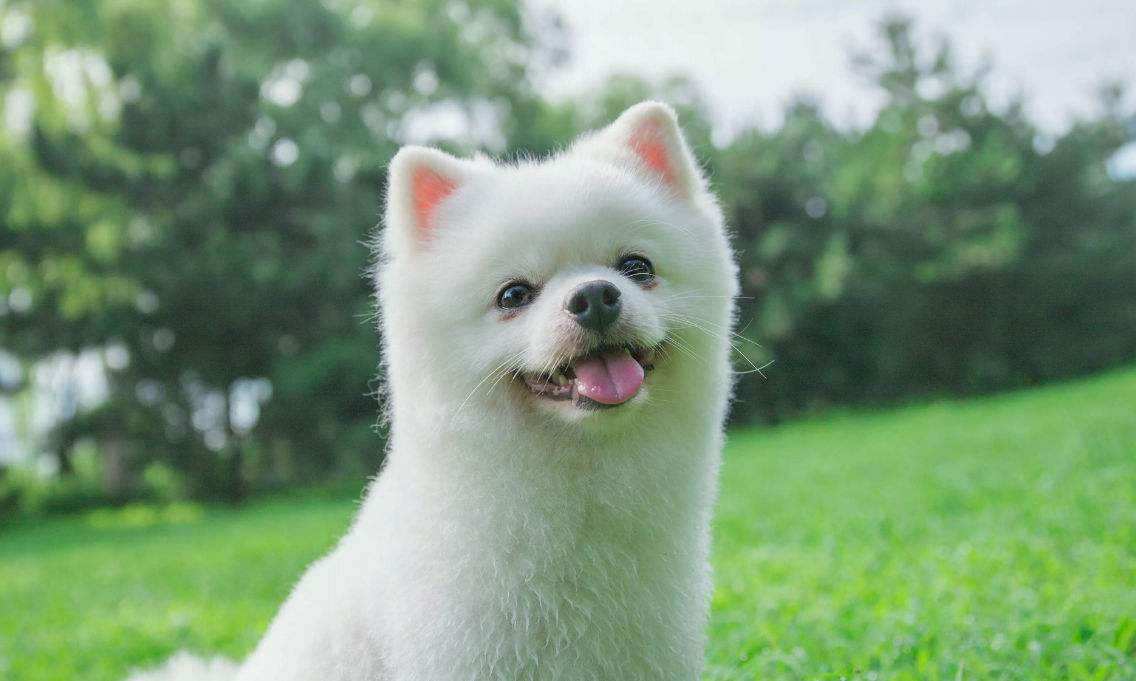
#> input picture opencv_study_notes/图像基本操作/dog_1.jpeg, 1136 x 681 px
$ jupyter execute image_processing_1.ipynb   (shell and % lines are left out)
#> lines starting #> are read from the running program, lines starting #| are printed output that depends on the picture
### 图像处理的基本操作

[cell 1]
import cv2 #opencv读取的格式是BGR
import matplotlib.pyplot as plt
import numpy as np

img=cv2.imread('dog_1.jpeg')
#> img is the input picture: shape (681, 1136, 3); mean B, G, R 122.5, 154, 125.7

[cell 2]
img

[cell 3]
#图像的显示,也可以创建多个窗口
cv2.imshow('image',img)
# 等待时间，毫秒级，0表示任意键终止
cv2.waitKey(10000)
cv2.destroyAllWindows()

[cell 4]
def cv_show(name,image):
    cv2.imshow(name,image)
    cv2.waitKey(0)
    cv2.destroyAllWindows()

[cell 5]
img.shape
#> Out = (681, 1136, 3)

cv2.IMREAD_COLOR：彩色图像
cv2.IMREAD_GRAYSCALE：灰度图像

[cell 6]
image = cv2.imread('dog_2.jpeg',cv2.IMREAD_GRAYSCALE)
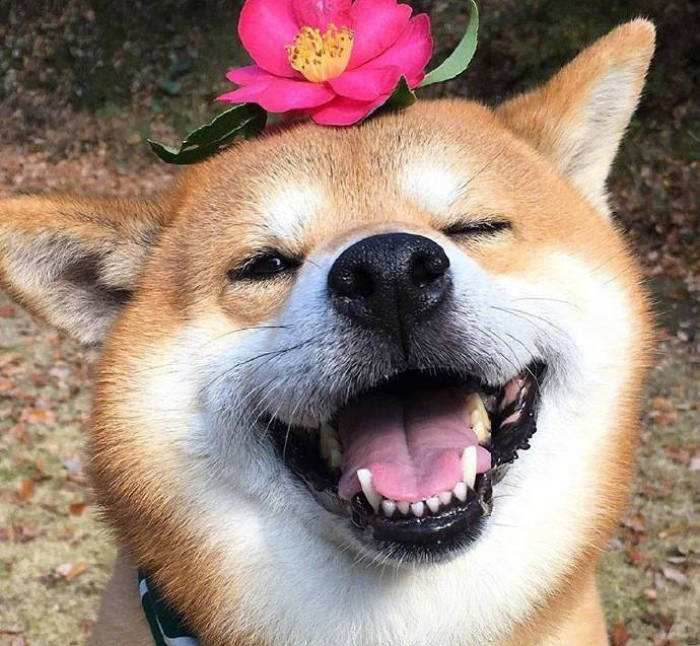
#> input picture opencv_study_notes/图像基本操作/dog_2.jpeg, 700 x 646 px
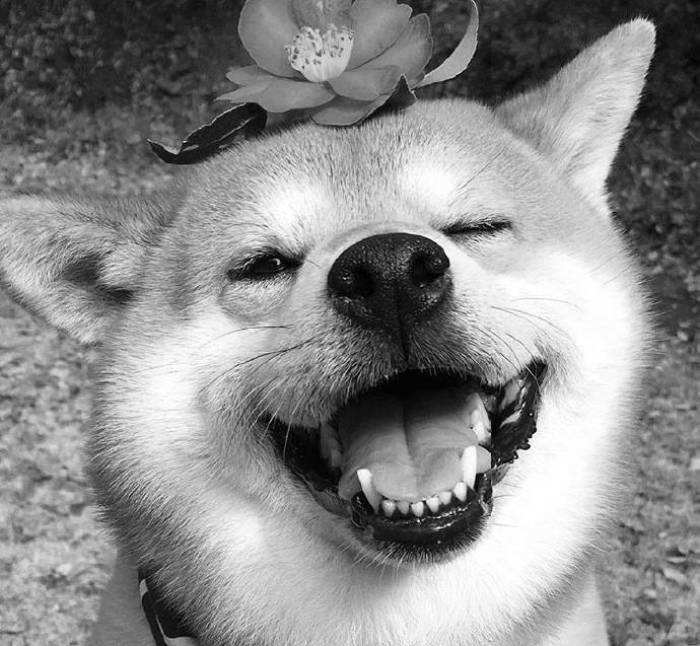
#> image: shape (646, 700); min 0, max 255, mean 138.9
image

[cell 7]
image.shape
#> Out = (646, 700)
